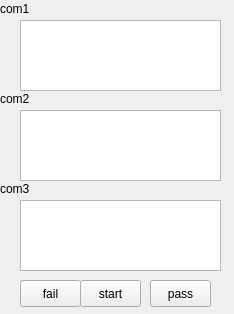
<?xml version="1.0" encoding="UTF-8"?>
<ui version="4.0">
 <class>serial</class>
 <widget class="QWidget" name="serial">
  <property name="geometry">
   <rect>
    <x>0</x>
    <y>0</y>
    <width>234</width>
    <height>314</height>
   </rect>
  </property>
  <property name="minimumSize">
   <size>
    <width>234</width>
    <height>314</height>
   </size>
  </property>
  <property name="maximumSize">
   <size>
    <width>234</width>
    <height>314</height>
   </size>
  </property>
  <property name="windowTitle">
   <string>Form</string>
  </property>
  <widget class="QTextEdit" name="com1">
   <property name="geometry">
    <rect>
     <x>20</x>
     <y>20</y>
     <width>201</width>
     <height>71</height>
    </rect>
   </property>
  </widget>
  <widget class="QPushButton" name="back">
   <property name="geometry">
    <rect>
     <x>20</x>
     <y>280</y>
     <width>61</width>
     <height>27</height>
    </rect>
   </property>
   <property name="text">
    <string>fail</string>
   </property>
  </widget>
  <widget class="QPushButton" name="pass">
   <property name="geometry">
    <rect>
     <x>150</x>
     <y>280</y>
     <width>61</width>
     <height>27</height>
    </rect>
   </property>
   <property name="text">
    <string>pass</string>
   </property>
  </widget>
  <widget class="QPushButton" name="start">
   <property name="geometry">
    <rect>
     <x>80</x>
     <y>280</y>
     <width>61</width>
     <height>27</height>
    </rect>
   </property>
   <property name="text">
    <string>start</string>
   </property>
  </widget>
  <widget class="QTextEdit" name="com2">
   <property name="geometry">
    <rect>
     <x>20</x>
     <y>110</y>
     <width>201</width>
     <height>71</height>
    </rect>
   </property>
  </widget>
  <widget class="QTextEdit" name="com3">
   <property name="geometry">
    <rect>
     <x>20</x>
     <y>200</y>
     <width>201</width>
     <height>71</height>
    </rect>
   </property>
  </widget>
  <widget class="QLabel" name="label">
   <property name="geometry">
    <rect>
     <x>0</x>
     <y>0</y>
     <width>41</width>
     <height>17</height>
    </rect>
   </property>
   <property name="text">
    <string>com1</string>
   </property>
  </widget>
  <widget class="QLabel" name="label_2">
   <property name="geometry">
    <rect>
     <x>0</x>
     <y>90</y>
     <width>41</width>
     <height>17</height>
    </rect>
   </property>
   <property name="text">
    <string>com2</string>
   </property>
  </widget>
  <widget class="QLabel" name="label_3">
   <property name="geometry">
    <rect>
     <x>0</x>
     <y>180</y>
     <width>41</width>
     <height>17</height>
    </rect>
   </property>
   <property name="text">
    <string>com3</string>
   </property>
  </widget>
 </widget>
 <resources/>
 <connections/>
</ui>
